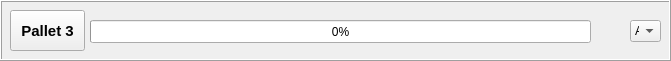
     <widget class="QFrame" name="frame_3">
      <property name="geometry">
       <rect>
        <x>10</x>
        <y>210</y>
        <width>671</width>
        <height>61</height>
       </rect>
      </property>
      <property name="frameShape">
       <enum>QFrame::Box</enum>
      </property>
      <property name="frameShadow">
       <enum>QFrame::Raised</enum>
      </property>
      <widget class="QProgressBar" name="prog3">
       <property name="geometry">
        <rect>
         <x>90</x>
         <y>20</y>
         <width>501</width>
         <height>23</height>
        </rect>
       </property>
       <property name="value">
        <number>0</number>
       </property>
      </widget>
      <widget class="QComboBox" name="pos3">
       <property name="geometry">
        <rect>
         <x>630</x>
         <y>20</y>
         <width>31</width>
         <height>22</height>
        </rect>
       </property>
       <item>
        <property name="text">
         <string>A</string>
        </property>
       </item>
       <item>
        <property name="text">
         <string>B</string>
        </property>
       </item>
      </widget>
      <widget class="QPushButton" name="pal_3">
       <property name="geometry">
        <rect>
         <x>10</x>
         <y>10</y>
         <width>75</width>
         <height>41</height>
        </rect>
       </property>
       <property name="font">
        <font>
         <pointsize>11</pointsize>
         <weight>75</weight>
         <bold>true</bold>
        </font>
       </property>
       <property name="text">
        <string>Pallet 3</string>
       </property>
       <attribute name="buttonGroup">
        <string notr="true">palbuttons</string>
       </attribute>
      </widget>
     </widget>
